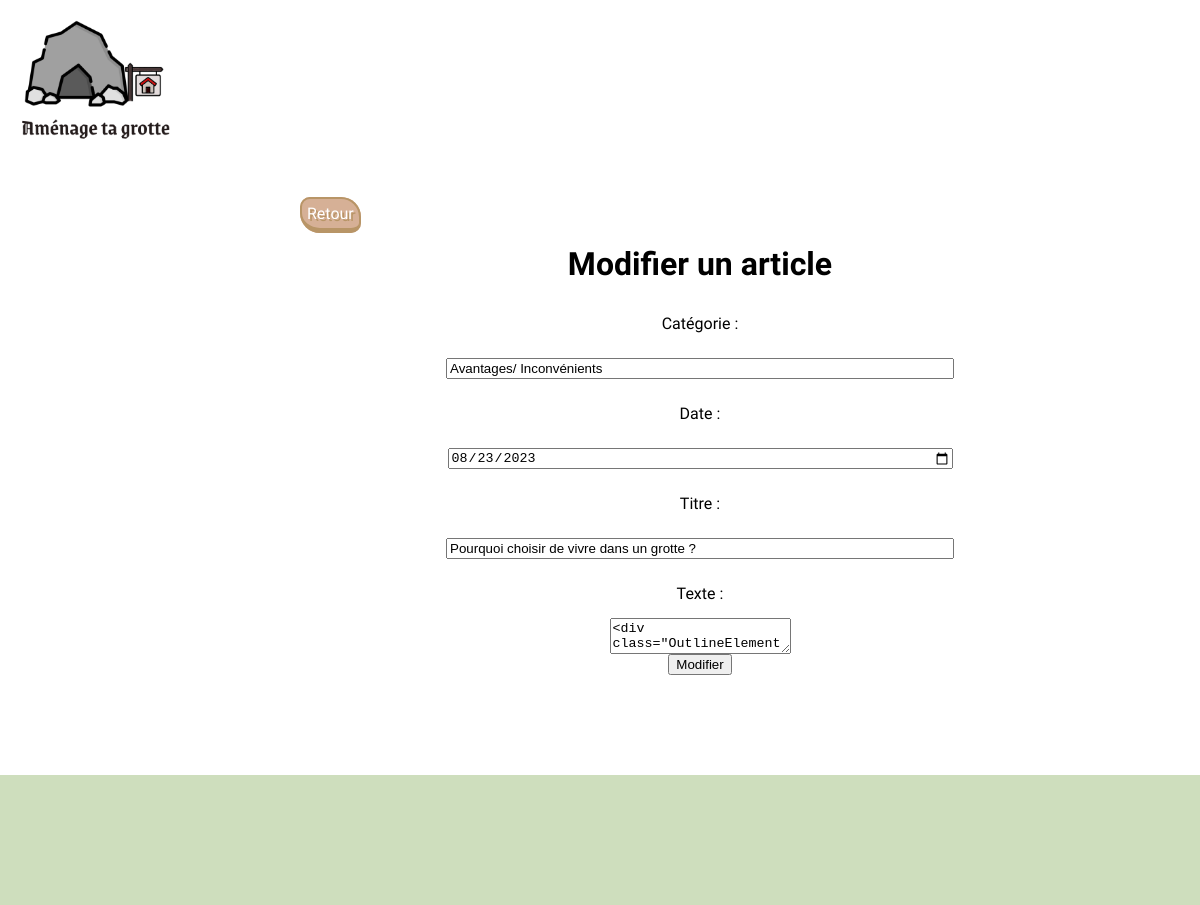
/admin/modif_article.php?id=3, run on an earlier commit of the app's database.
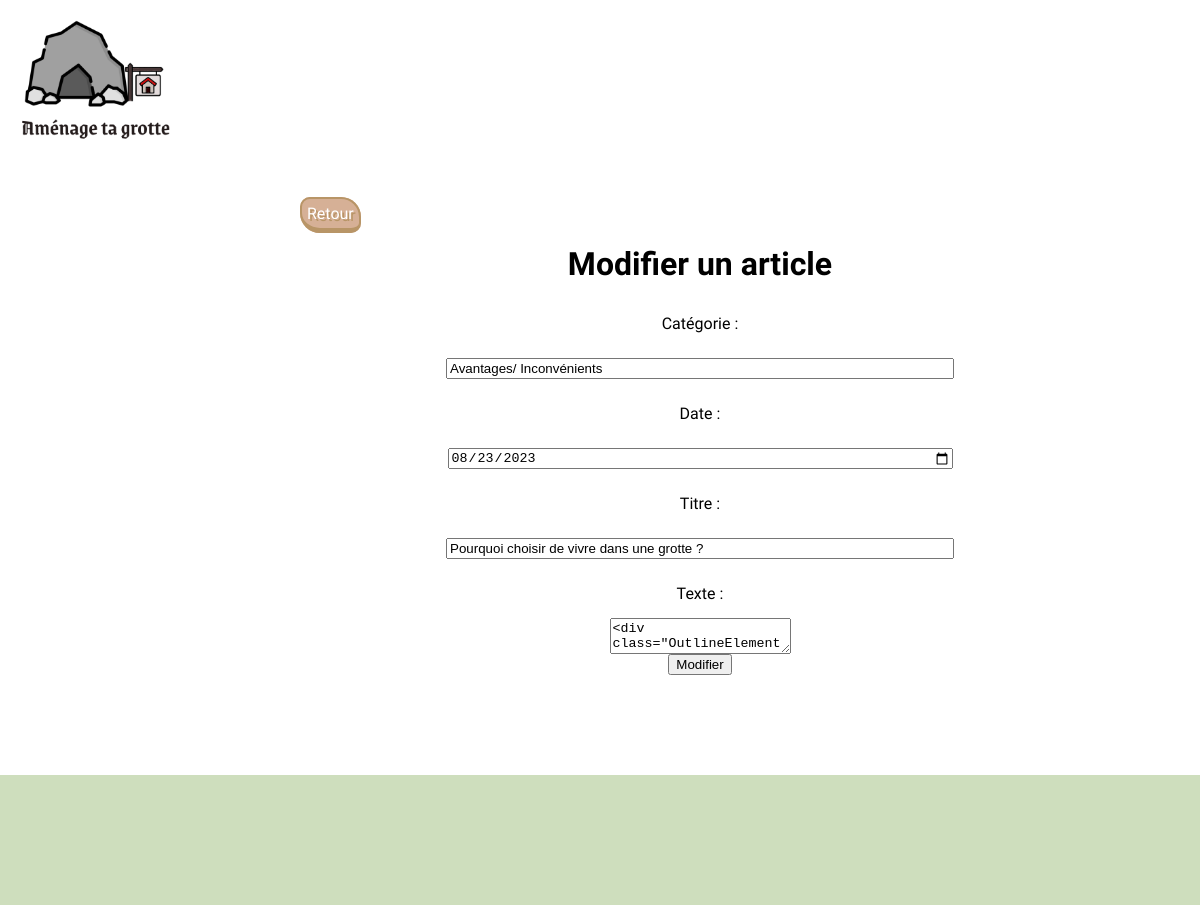
And on a later commit of the database.
### tables this page shows
CREATE TABLE `article_blog` (
  `id_article` int(11) NOT NULL,
  `date_article` date DEFAULT NULL,
  `titre` varchar(200) DEFAULT NULL,
  `texte` text DEFAULT NULL,
  `id_admin` int(11) NOT NULL,
  `id_categorie` int(11) NOT NULL
);

CREATE TABLE `categorie` (
  `id_categorie` int(11) NOT NULL,
  `categorie` varchar(100) DEFAULT NULL,
  `media` varchar(255) DEFAULT NULL,
  `id_admin` int(11) NOT NULL
);

### admin/modif_article.php (the view, shortened to what this page needs)
<?php
include ('session_start.php');
include('header_admin.php');
?>
<main>
    <div class="">
        <a class="nav-button" href="voir_article.php">Retour</a>
    </div>
    <div class="sectionForm">
        <h1>Modifier un article</h1>
        <?php
        $query = $db -> prepare('SELECT * FROM article_blog INNER JOIN categorie ON article_blog.id_categorie = categorie.id_categorie WHERE id_article = :id');
        $query->execute([
            'id'=> $_GET['id'],
        ]);
        $article = $query ->fetchAll();
            foreach ( $article as $art){ ?>
        <form action="traitement/t_modifArticle.php" method="post">
            <div class="form-admin">
                <label for="categorie" class="">Catégorie : </label>
                <input type="text" name="categorie" value="<?=$art['categorie']?>">
                <label for="date" class="">Date :</label>
                <input type="date" name="date" value="<?=$art['date_article']?>">
                <label for="titre" class="">Titre :</label>
                <input type="text" name="titre" value="<?=$art['titre']?>">
                <label for="texte" class="">Texte :</label>
                <textarea name="texte"><?=$art['texte']?></textarea>
                <button type="submit" class="">Modifier</button>
            </div>
        </form>
        <?php } ?>
    </div>
</main>
<?php include('footer_admin.php'); ?>

What changed in the data, as far as the page shows it:
changed article_blog "Avantages/ Inconvénients": titre "Pourquoi choisir de vivre dans un grotte ?" → "Pourquoi choisir de vivre dans une grotte ?"
